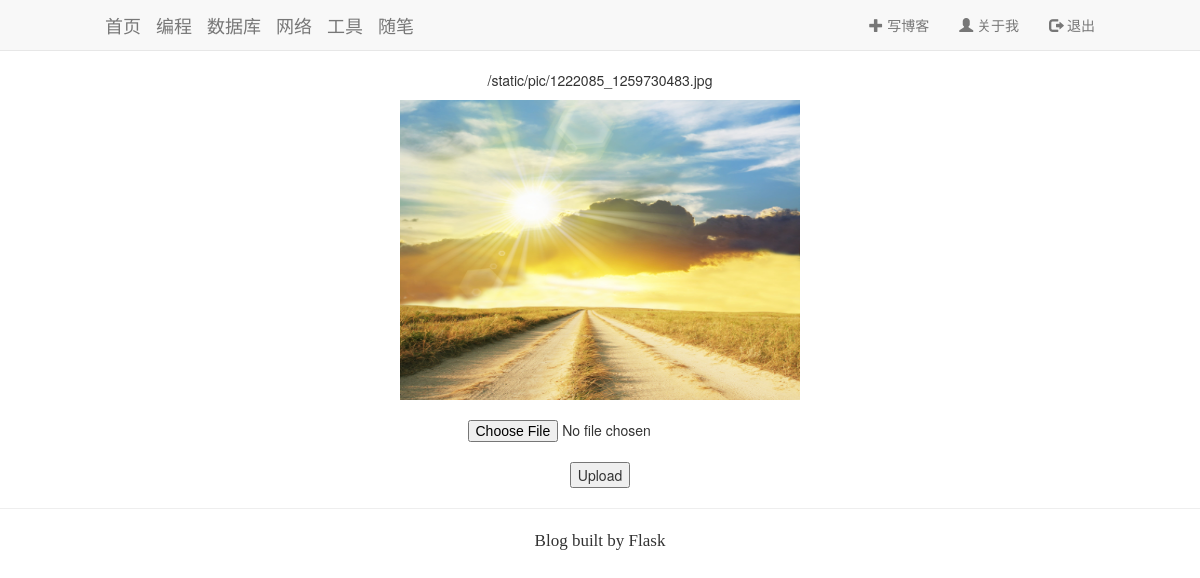
The page /uploaded_file/2 (signed in) on the database its author committed.
### app/models.py (models this page shows, shortened)
class Post(db.Model):
    __tablename__ = 'posts'
    id = db.Column(db.Integer, primary_key=True)
    head_pic = db.Column(db.Text, default='/static/pic/test3.jpg')
    body_pic = db.Column(db.Text)
    title = db.Column(db.Text)
    body = db.Column(db.Text)
    abstract = db.Column(db.Text)
    tag = db.Column(db.Text)
    timestamp = db.Column(db.DateTime, index=True, default=datetime.utcnow)
    comments = db.relationship('Comment', backref='role')

### app/main/view.py (the view, shortened to what this page needs)
@main.route('/uploaded_file/<id>', methods=['GET', 'POST'])
@login_required
def uploaded_file(id):
    post = Post.query.filter_by(id=id).first()
    p = post.head_pic
    return render_template('theme_pic.html', filenam=p, id=id)

### app/main/view.py (called while the page is built)
@login_manager.user_loader
def load_user(user_id):
    return Admin.query.get(int(user_id))

### app/templates/theme_pic.html (shortened to what this page needs)
<!DOCTYPE html>
{% extends "base.html" %}
{% block body %}
<body>
<div class="container">
    <div class="row" align="center">
        <p>{{ filenam }}</p>
        <img src= "{{ filenam }}" width="400" height="300"><br><br>
        <form action="" method=post enctype=multipart/form-data>
             <input type=file name=file><br>
             <input type=submit value=Upload>
        </form>
    </div>
</div>
</body>
{% endblock %}

### app/static/css/customization.css (style rules this page uses)
body { padding-top: 70px; }
.container { padding-right: 90px; padding-left: 90px; margin-right: auto; margin-left: auto; }

### rows shown on the page
Post: head_pic "/static/pic/1222085_1259730483.jpg", head_pic (picture)
